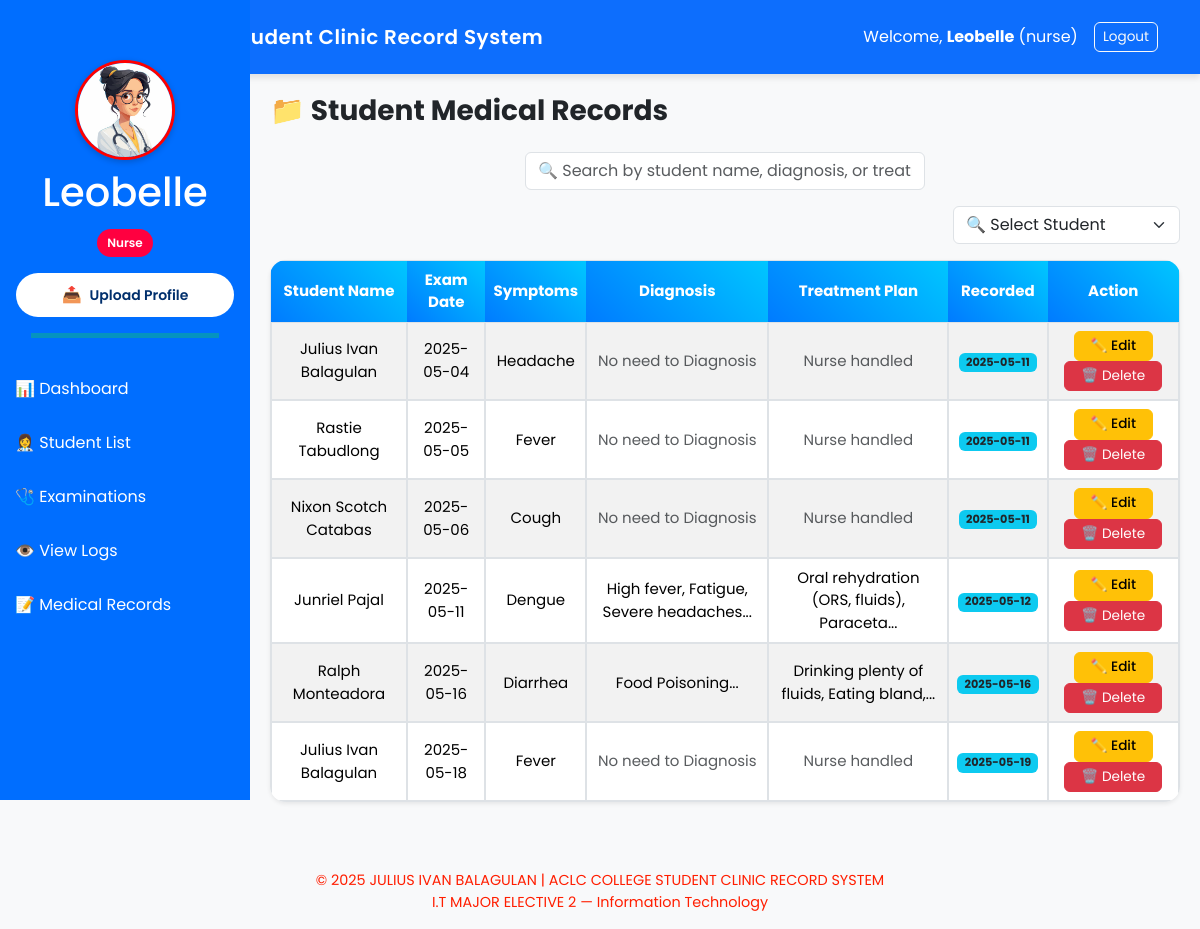
/nurse/medical_records (signed in), run on the app's committed database.
### app.py (models this page shows)
class User(db.Model):
    id: Mapped[int] = mapped_column(primary_key=True, autoincrement=True, unique=True)
    username: Mapped[str]
    password: Mapped[str]
    role: Mapped[str]
    profile_photo: Mapped[str]

class StudentMedicalRecord(db.Model):
    id: Mapped[int] = mapped_column(primary_key=True, autoincrement=True, unique=True)
    student_id: Mapped[int] = mapped_column(ForeignKey("student_info.id"), nullable=False)
    examine_id: Mapped[int] = mapped_column(ForeignKey("student_examine.id"), nullable=False)
    diagnosis_id: Mapped[int] = mapped_column(ForeignKey("diagnosis.id"), nullable=True)
    date_recorded: Mapped[str]
    student = Relationship("StudentInfo", back_populates="medical_records")
    examination = Relationship("StudentExamine", back_populates="medical_record")
    diagnosis = Relationship("Diagnosis", back_populates="medical_record")

class StudentInfo(db.Model):
    id: Mapped[int] = mapped_column(primary_key=True, autoincrement=True, unique=True)
    first_name: Mapped[str]
    last_name: Mapped[str]
    gender: Mapped[str]
    bod: Mapped[str]
    contact_info: Mapped[str]
    examinations = Relationship("StudentExamine", back_populates="student", cascade="all, delete-orphan")
    medical_records = Relationship("StudentMedicalRecord", back_populates="student", cascade="all, delete-orphan")
    logs = Relationship("StudentLog", back_populates="student", cascade="all, delete-orphan")

class StudentExamine(db.Model):
    id: Mapped[int] = mapped_column(primary_key=True, autoincrement=True, unique=True)
    student_id: Mapped[int] = mapped_column(ForeignKey("student_info.id"), nullable=False)
    doctor_id: Mapped[int] = mapped_column(ForeignKey("doctor.id"), nullable=True)
    nurse_id: Mapped[int] = mapped_column(ForeignKey("nurse.id"), nullable=False)
    examine_date: Mapped[str]
    symptoms: Mapped[str]
    student = Relationship("StudentInfo", back_populates="examinations")
    doctor = Relationship("Doctor", back_populates="examinations")
    nurse = Relationship("Nurse", back_populates="examinations")
    diagnosis = Relationship("Diagnosis", back_populates="examine", uselist=False, cascade="all, delete-orphan")
    medical_record = Relationship("StudentMedicalRecord", back_populates="examination", uselist=False, cascade="all, delete-orphan")

class Diagnosis(db.Model):
    id: Mapped[int] = mapped_column(primary_key=True, autoincrement=True, unique=True)
    examine_id: Mapped[int] = mapped_column(ForeignKey("student_examine.id"), nullable=False)
    diagnose_details: Mapped[str] = mapped_column(Text)
    treatment_plan: Mapped[str] = mapped_column(Text)
    date_diagnose: Mapped[str]
    examine = Relationship("StudentExamine", back_populates="diagnosis")
    medical_record = Relationship("StudentMedicalRecord", back_populates="diagnosis", uselist=False)

### app.py (the view)
@app.route('/nurse/medical_records', methods=['GET', 'POST'])
def view_student_medical_records():
    if session.get('role') != 'nurse':
        flash('Unauthorized access.', 'danger')
        return redirect(url_for('login'))
    selected_student_id = request.args.get('student_id', type=int)
    students = StudentInfo.query.all()
    records = []
    all_examinations = StudentExamine.query.all()
    for exam in all_examinations:
        existing_record = StudentMedicalRecord.query.filter_by(examine_id=exam.id).first()
        if not existing_record:
            new_record = StudentMedicalRecord(
                student_id=exam.student_id,
                examine_id=exam.id,
                diagnosis_id=exam.diagnosis.id if exam.diagnosis else None,
                date_recorded=date.today()
            )
            db.session.add(new_record)
            db.session.commit()
            records.append(new_record)
        else:
            records.append(existing_record)
    if selected_student_id:
        records = [record for record in records if record.student_id == selected_student_id]
        selected_student = StudentInfo.query.get(selected_student_id)
    else:
        selected_student = None
    return render_template(
        'User/nurse_medical_records.html',
        records=records,
        students=students,
        selected_student=selected_student
    )

### app.py (called while the page is built)
@app.context_processor
def inject_user():
    if 'username' in session:
        user = User.query.filter_by(username=session['username']).first()
        return dict(user=user)
    return dict(user=None)

### templates/User/nurse_medical_records.html (shortened to what this page needs)
{% extends "Base/base.html" %}
{% block content %}
<link rel="stylesheet" href="{{ url_for('static', filename='medicalrecord.css') }}">
<h3 class="mb-4 fw-bold">📁 Student Medical Records</h3>
<div class="mb-3">
  <input type="text" id="medicalRecordSearchInput" class="form-control" placeholder="🔍 Search by student name, diagnosis, or treatment..." onkeyup="filterMedicalTable()">
</div>
<form method="GET" class="mb-3 d-flex justify-content-end gap-2">
  <select name="student_id" class="form-select w-auto" onchange="this.form.submit()">
    <option value="">🔍 Select Student</option>
  </select>
</form>
<div class="table-responsive shadow-sm rounded-4" id="studentRecordTable">
  <table class="table table-striped table-bordered align-middle text-center custom-table">
    <thead class="table-light">
      <tr>
        <th>Student Name</th>
        <th>Exam Date</th>
        <th>Symptoms</th>
        <th>Diagnosis</th>
        <th>Treatment Plan</th>
        <th>Recorded</th>
        <th>Action</th>
      </tr>
    </thead>
    <tbody>
      {% for record in records %}
      <tr>
        <td>{{ record.student.first_name }} {{ record.student.last_name }}</td>
        <td>{{ record.examination.examine_date }}</td>
        <td>{{ record.examination.symptoms }}</td>
        <td>{% if record.diagnosis %}{{ record.diagnosis.diagnose_details[:40] }}...{% else %}<span class="text-muted">No need to Diagnosis</span>{% endif %}</td>
        <td>{% if record.diagnosis %}{{ record.diagnosis.treatment_plan[:40] }}...{% else %}<span class="text-muted">Nurse handled </span>{% endif %}</td>
        <td><span class="badge bg-info text-dark">{{ record.date_recorded }}</span></td>
        <td>
          <button class="btn btn-sm btn-warning px-3" data-bs-toggle="modal" data-bs-target="#editMedicalModal{{ record.id }}">✏️ Edit</button>
          <form method="POST" action="{{ url_for('delete_medical_record', record_id=record.id) }}" class="d-inline" onsubmit="return confirm('Delete this record?');">
            <button type="submit" class="btn btn-sm btn-danger px-3">🗑️ Delete</button>
          </form>
        </td>
      </tr>
  {% endfor %}
</tbody>
  </table>
</div>
{% endblock %}

### templates/Base/base.html (shortened to what this page needs)
<!DOCTYPE html>
<html lang="en">
<head>
    <link rel="stylesheet" href="{{ url_for('static', filename='base.css') }}">
    {{ bootstrap.load_css() }}
</head>
<body>
    <nav class="navbar navbar-expand-lg navbar-dark bg-primary py-3">
        <div class="container">
            <a class="navbar-brand d-flex align-items-center gap-2 fw-semibold text-white" href="#">
                <span style="letter-spacing: 0.5px;"> ACLC College Student Clinic Record System</span>
            </a>
            {% if session.get('username') %}
            <div class="d-flex align-items-center text-white">
                <span class="me-3">Welcome, <strong>{{ session['username'] }}</strong> ({{ session['role'] }})</span>
                <a href="{{ url_for('logout') }}" class="btn btn-outline-light btn-sm">Logout</a>
            </div>
            {% endif %}
        </div>
    </nav>
   {% if session.get('username') %}
   <div class="sidebar">
       <div class="text-center mb-4">
           <div class="profile-pic-container">
            {% if user and user.profile_photo %}
            <img src="{{ url_for('static', filename='uploads/' ~ user.profile_photo) }}" class="rounded-circle" width="100" height="100" alt="Profile">
           {% else %}
            <img src="{{ url_for('static', filename='default.png') }}" class="rounded-circle" width="100" height="100" alt="Default Profile">
           {% endif %}
           </div>
           <h1 class="mt-2">{{ session['username'] }}</h1>
           <p class="badge-role">{{ session['role'] | capitalize }}</p>
           <form action="{{ url_for('upload_profile') }}" method="POST" enctype="multipart/form-data" class="d-grid gap-2 px-3">
            <button type="button" class="upload-btn" onclick="toggleFileInput()"> <span class="icon">📤</span> Upload Profile</button>
          </form>
           <hr class="sidebar-divider">
       </div>
       {% if session['role'] == 'admin' %}
           <a href="{{ url_for('admin_dashboard') }}">📊 Dashboard</a>
           <a href="{{ url_for('register_user') }}">📝 Register User</a>
           <a href="{{ url_for('view_users') }}">👥 View All Users</a>
           <a href="{{ url_for('admin_students') }}">🎓 View Students Info</a>
           <a href="{{ url_for('nurse_profile') }}">👩‍⚕️ Nurse Profile</a>
           <a href="{{ url_for('view_doctors') }}">👨‍⚕️ Doctor Profile</a>
           <a href="{{ url_for('view_logs') }}">👁️ View Logs</a>
       {% elif session['role'] == 'nurse' %}
           <a href="{{ url_for('nurse_dashboard') }}">📊 Dashboard</a>
           <a href="{{ url_for('nurse_view_students') }}">👩‍⚕️ Student List</a>
           <a href="{{ url_for('nurse_view_examinations') }}">🩺 Examinations</a>
           <a href="{{ url_for('nurse_view_logs') }}">👁️ View Logs</a>
           <a href="{{ url_for('view_student_medical_records') }}">📝 Medical Records</a>
       {% elif session['role'] == 'doctor' %}
           <a href="{{ url_for('doctor_dashboard') }}">📊 Dashboard</a>
           <a href="{{ url_for('doctor_examinations') }}">🩺 Examinations</a>
           <a href="{{ url_for('view_all_diagnoses') }}">👁️ View Diagnoses</a>
       {% endif %}
   </div>
   {% endif %}
    <main class="content">
        {% block content %}{% endblock %}
    </main>
  <footer class="text-center mt-5 mb-3">
    <p>&copy; {{ 2025 }} JULIUS IVAN BALAGULAN | ACLC COLLEGE STUDENT CLINIC RECORD SYSTEM <br>
    I.T MAJOR ELECTIVE 2 — Information Technology</p>
  </footer>
</body>
</html>

### static/base.css (style rules this page uses)
body { font-family: 'Poppins', sans-serif; background-color: #f2f6fc; }
.navbar { box-shadow: 0 4px 6px rgba(0, 0, 0, 0.1); }
footer { font-size: 0.9rem; color: #ff1e00; }
.sidebar { height: 100vh; position: fixed; top: 0; left: 0; width: 250px; background-color: #006eff; color: white; padding-top: 60px; }
.sidebar a { color: white; display: block; padding: 15px; text-decoration: none; }
.content { margin-left: 250px; padding: 20px; }
.sidebar-divider { border-top: 5px solid rgb(21, 255, 0); width: 75%; margin: 1rem auto; }
.upload-btn { background-color: #ffffff; color: #002f6c; border: none; padding: 10px 15px; font-weight: 600; font-size: 14px; border-radius: 30px; display: flex; align-items: center; justify-content: center; gap: 8px; cursor: pointer; width: 100%; transition: background-color 0.3s ease, color 0.3s ease; }
.upload-btn .icon { font-size: 16px; }
.badge-role { display: inline-block; background-color: #ff0040; color: #fff; font-size: 12px; font-weight: 600; padding: 5px 10px; border-radius: 20px; margin-top: 5px; text-transform: capitalize; }

### static/medicalrecord.css (style rules this page uses)
body { background-color: #f8f9fa; font-family: 'Poppins', sans-serif; }
.btn-warning { font-weight: 500; }
.sidebar .profile-pic-container img { border: 3px solid #ff0000; box-shadow: 0 2px 6px rgba(0,0,0,0.2); }
.table-responsive { border-radius: 12px; overflow: hidden; box-shadow: 0 4px 12px rgba(0, 0, 0, 0.05); }
.table { font-size: 15px; margin-bottom: 0; border-collapse: separate; border-spacing: 0; }
.table thead th { background: linear-gradient(45deg, #007bff, #00c6ff); color: white; text-align: center; vertical-align: middle; border: none; }
.table th, .table td { vertical-align: middle; text-align: center; border: 1px solid #dee2e6; background-color: white; }
.table-striped tbody tr:nth-of-type(odd) { background-color: #f2f6fc; }
.table-bordered { border: 1px solid #dee2e6; }
.btn-sm { border-radius: 6px; font-size: 0.85rem; }
#medicalRecordSearchInput { max-width: 400px; margin-left: auto; margin-right: auto; }

### data on the page
User: username "Leobelle", role "nurse", profile_photo (picture), role "Nurse"
StudentMedicalRecord: student.first_name "Julius Ivan", student.last_name "Balagulan", examination.examine_date "2025-05-04", examination.symptoms "Headache", shows "No need to Diagnosis", shows "Nurse handled", date_recorded "2025-05-11"
StudentMedicalRecord: student.first_name "Rastie", student.last_name "Tabudlong", examination.examine_date "2025-05-05", examination.symptoms "Fever", shows "No need to Diagnosis", shows "Nurse handled", date_recorded "2025-05-11"
StudentMedicalRecord: student.first_name "Nixon Scotch", student.last_name "Catabas", examination.examine_date "2025-05-06", examination.symptoms "Cough", shows "No need to Diagnosis", shows "Nurse handled", date_recorded "2025-05-11"
StudentMedicalRecord: student.first_name "Junriel", student.last_name "Pajal", examination.examine_date "2025-05-11", examination.symptoms "Dengue", diagnosis "High fever, Fatigue, Severe headaches", diagnosis "Oral rehydration (ORS, fluids), Paraceta", date_recorded "2025-05-12"
StudentMedicalRecord: student.first_name "Ralph", student.last_name "Monteadora", examination.examine_date "2025-05-16", examination.symptoms "Diarrhea", diagnosis "Food Poisoning", diagnosis "Drinking plenty of fluids, Eating bland,", date_recorded "2025-05-16"
StudentMedicalRecord: student.first_name "Julius Ivan", student.last_name "Balagulan", examination.examine_date "2025-05-18", examination.symptoms "Fever", shows "No need to Diagnosis", shows "Nurse handled", date_recorded "2025-05-19"

### other printed values
{{ 2025 }} "2025"
